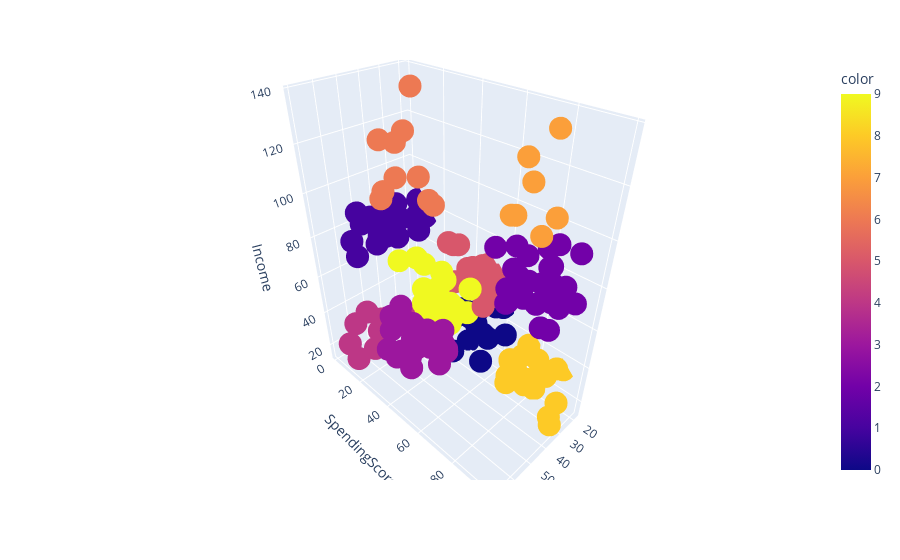

Notebook source saved alongside this figure:
### Markdown cell above
**Завдання 11** 

Зробити візуалізацію кластеризації методу К-середніх на вибраних Вами двох різних кількостях кластерів використовуючи [scatter_3d](https://plotly.com/python/3d-scatter-plots/).

### Code cell
df_3d = customer_set.drop(['Gender'], axis=1)
fig = px.scatter_3d(df_3d, x='Age', y='SpendingScore', z='Income', color = km.labels_)
fig.show()

### Figure 1 — Plotly figure (JSON) as saved in the notebook; plotly's stock layout.template omitted (floating-point values rounded to 4 significant figures; data arrays with more than 128 entries replaced by an {"elided": "..."} marker saying what was removed)
{"data": [{"hovertemplate": "Age=%{x}<br>SpendingScore=%{y}<br>Income=%{z}<br>color=%{marker.color}<extra></extra>", "legendgroup": "", "marker": {"color": {"elided": "200 int values"}, "coloraxis": "coloraxis", "symbol": "circle"}, "mode": "markers", "name": "", "scene": "scene", "showlegend": false, "type": "scatter3d", "x": {"elided": "200 int values"}, "y": {"elided": "200 int values"}, "z": {"elided": "200 int values"}}], "layout": {"coloraxis": {"colorbar": {"title": {"text": "color"}}, "colorscale": [[0, "#0d0887"], [0.1111, "#46039f"], [0.2222, "#7201a8"], [0.3333, "#9c179e"], [0.4444, "#bd3786"], [0.5556, "#d8576b"], [0.6667, "#ed7953"], [0.7778, "#fb9f3a"], [0.8889, "#fdca26"], [1, "#f0f921"]]}, "legend": {"tracegroupgap": 0}, "margin": {"t": 60}, "scene": {"domain": {"x": [0, 1], "y": [0, 1]}, "xaxis": {"title": {"text": "Age"}}, "yaxis": {"title": {"text": "SpendingScore"}}, "zaxis": {"title": {"text": "Income"}}}}}
